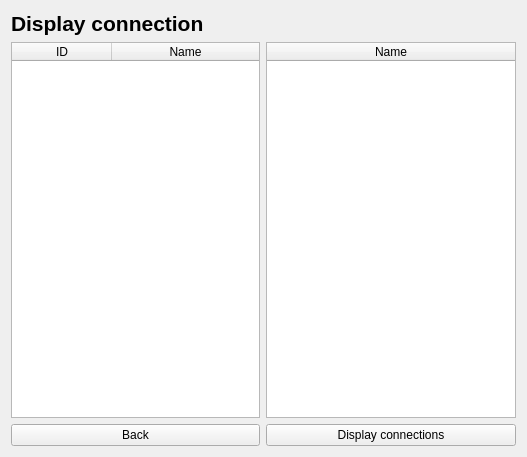
<?xml version="1.0" encoding="UTF-8"?>
<ui version="4.0">
 <class>displayConnection</class>
 <widget class="QWidget" name="displayConnection">
  <property name="geometry">
   <rect>
    <x>0</x>
    <y>0</y>
    <width>527</width>
    <height>457</height>
   </rect>
  </property>
  <property name="windowTitle">
   <string>Connections</string>
  </property>
  <layout class="QGridLayout" name="gridLayout">
   <item row="0" column="0">
    <widget class="QLabel" name="label">
     <property name="font">
      <font>
       <pointsize>16</pointsize>
       <weight>75</weight>
       <bold>true</bold>
      </font>
     </property>
     <property name="text">
      <string>Display connection</string>
     </property>
    </widget>
   </item>
   <item row="2" column="0">
    <widget class="QPushButton" name="backButton">
     <property name="text">
      <string>Back</string>
     </property>
    </widget>
   </item>
   <item row="1" column="0">
    <widget class="QTableWidget" name="comp_table">
     <property name="editTriggers">
      <set>QAbstractItemView::NoEditTriggers</set>
     </property>
     <property name="alternatingRowColors">
      <bool>true</bool>
     </property>
     <property name="selectionBehavior">
      <enum>QAbstractItemView::SelectRows</enum>
     </property>
     <property name="showGrid">
      <bool>false</bool>
     </property>
     <property name="sortingEnabled">
      <bool>true</bool>
     </property>
     <attribute name="horizontalHeaderStretchLastSection">
      <bool>true</bool>
     </attribute>
     <attribute name="verticalHeaderVisible">
      <bool>false</bool>
     </attribute>
     <column>
      <property name="text">
       <string>ID</string>
      </property>
     </column>
     <column>
      <property name="text">
       <string>Name</string>
      </property>
     </column>
    </widget>
   </item>
   <item row="2" column="1">
    <widget class="QPushButton" name="displayButton">
     <property name="text">
      <string>Display connections</string>
     </property>
    </widget>
   </item>
   <item row="1" column="1">
    <widget class="QTableWidget" name="sci_table">
     <property name="alternatingRowColors">
      <bool>true</bool>
     </property>
     <property name="showGrid">
      <bool>false</bool>
     </property>
     <property name="sortingEnabled">
      <bool>true</bool>
     </property>
     <attribute name="horizontalHeaderStretchLastSection">
      <bool>true</bool>
     </attribute>
     <column>
      <property name="text">
       <string>Name</string>
      </property>
     </column>
    </widget>
   </item>
  </layout>
 </widget>
 <resources/>
 <connections/>
</ui>
